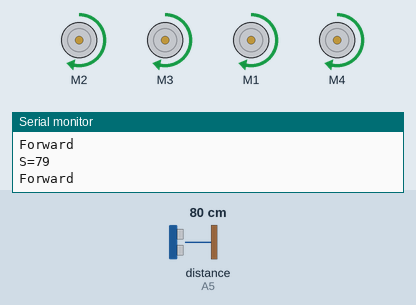
This sketch was run on a simulated Arduino Uno, built with avr-gcc and run on an emulated ATmega328P. Shown: 4 × DC motor (green arrow = forward, orange = backward, longer = faster), the last lines printed to the serial monitor. Wiring (inferred from the names in the program): ultrasonic range finder: trigger A4; echo A5. The inputs (shaded band) are chosen by the test bench; at power-on: distance to the obstacle (sensor on A5) 80 cm. The echo pulse lasts 58.3 µs per cm.

Above: at 1.2 s.
1.3 s: distance to the obstacle (sensor on A5) set to 2 cm
At 2.5 s:
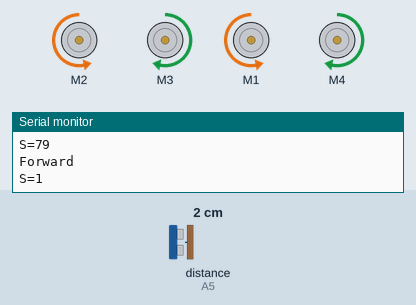
4.3 s: distance to the obstacle (sensor on A5) set to 14 cm
6.0 s: distance to the obstacle (sensor on A5) set to 18 cm
At 7.1 s:
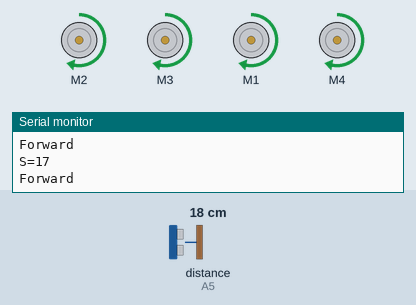
9.0 s: distance to the obstacle (sensor on A5) set to 4 cm
At 9.4 s:
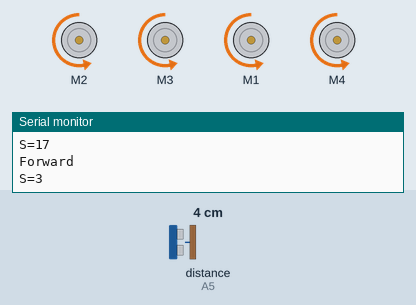
12.0 s: distance to the obstacle (sensor on A5) set to 120 cm
At 12.8 s:
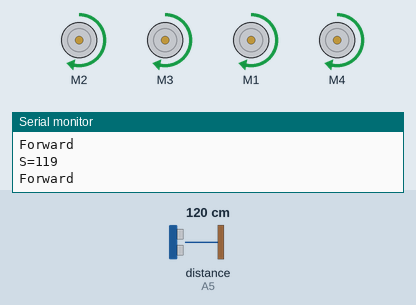
Timing chart, 0 to 14.7 s (numbered marks = the images above; inputs shaded):
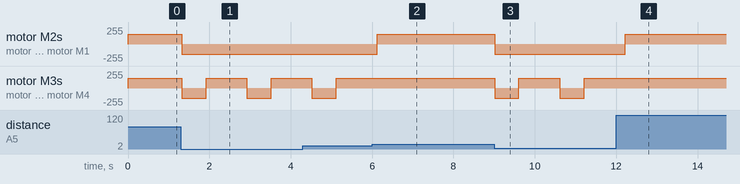

Measured:
- the behaviour switches between 16 and 17 cm on distance to the obstacle (sensor on A5) (found by bisection; images 1 and 2)
- after the input at 1.3 s, motor M2, motor M1: forward 150/255 → backward 150/255 at once; motor M3, motor M4: alternates forward 150/255 for 1.0 s and backward 150/255 for 0.60 s, starting at once
- after the input at 6.0 s, motor M2, motor M1: backward 150/255 → forward 150/255 after 0.12 s; motor M3, motor M4: stops changing and stays forward 150/255
- after the input at 9.0 s, motor M2, motor M1: forward 150/255 → backward 150/255 at once; motor M3, motor M4: alternates forward 150/255 for 1.0 s and backward 150/255 for 0.60 s, starting at once
- after the input at 12.0 s, motor M2, motor M1: backward 150/255 → forward 150/255 after 0.22 s; motor M3, motor M4: stops changing and stays forward 150/255

The sketch:

R19._Autonomous_Arduino_car.ino
```cpp
#include <AFMotor.h>

#define echopin A5 // echo pin  --- Change these two numbers to respective numbers those are connected in Arduino.
#define trigpin A4 // Trigger pin

AF_DCMotor motorR1(2); // RightHand Side - Front Motor
AF_DCMotor motorR2(3); // LeftHand Side - Front Motor
AF_DCMotor motorL1(1); // RightHand Side - Back Motor
AF_DCMotor motorL2(4); // LeftHand Side - Back Motor

int distance;
long duration;

int set = 15;   // distance between Object and Ultrasonic sensor to Respond.

void setup() {
  Serial.begin(9600);           // Initialize serial port
  Serial.println("Start");

  pinMode (trigpin, OUTPUT);
  pinMode (echopin, INPUT );

  motorR1.setSpeed(150);          // set the motor speed to 0-255
  motorR2.setSpeed(150);
  motorL1.setSpeed(150);
  motorL2.setSpeed(150);

}

void loop() {
 distance = data();
 Serial.print("S=");
 Serial.println(distance);
  if (distance > set){
    Serial.println("Forward");
    motorR1.run(FORWARD);
    motorR2.run(FORWARD);
    motorL1.run(FORWARD);
    motorL2.run(FORWARD);
    }
  else{
     motorR1.run(BACKWARD);
     motorR2.run(BACKWARD);
     motorL1.run(BACKWARD);
     motorL2.run(BACKWARD);
     delay(600);
     motorR1.run(BACKWARD);
     motorR2.run(FORWARD);
     motorL1.run(BACKWARD);
     motorL2.run(FORWARD);
     delay(1000);
   }
}

long data(){
  digitalWrite(trigpin, LOW);
  delayMicroseconds(2);
  digitalWrite(trigpin, HIGH);
  delayMicroseconds(10);
 digitalWrite(trigpin, LOW);

  duration = pulseIn (echopin, HIGH);
  return 0.0343*duration/2;
}
```
